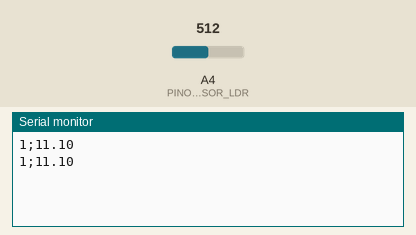
A sketch run on a simulated Arduino Uno, built with avr-gcc and run on an emulated ATmega328P. Parts: the last lines printed to the serial monitor. The inputs (shaded band) are chosen by the test bench; at power-on: A4 (PINO_SENSOR_LDR) = 512.

Above: at 2.8 s.
2.9 s: A4 (PINO_SENSOR_LDR) set to 716
At 5.2 s:
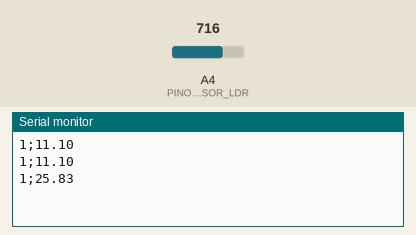
5.6 s: A4 (PINO_SENSOR_LDR) set to 900
At 7.0 s:
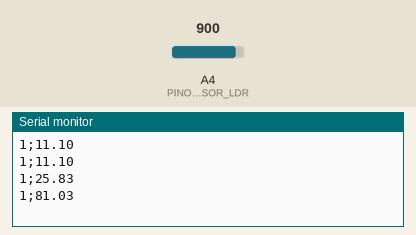
Timing chart, 0 to 8.6 s (numbered marks = the images above; inputs shaded):
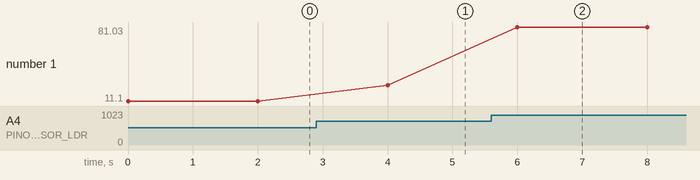

Measured:
- after the input at 2.9 s, the serial monitor: prints a new line after 1.1 s (image 1)
- after the input at 5.6 s, the serial monitor: prints a new line after 0.40 s (image 2)
- plotted number 1: 11.1 → 25.83 after the input at 2.9 s, 25.83 → 81.03 after the input at 5.6 s

The sketch:

ARDUINO_DLI.ino
```cpp
const int PINO_SENSOR_LDR = A4; // Pino analógico conectado
const float RESISTOR_FIXO = 10000.0;
const float FATOR_FONTE = 54.0; // Utilizado para calcular o PPFD
const float LUX_REFERENCIA = 30000.0;
const float RESISTENCIA_REFERENCIA = 4614.29;
const float DLI_ALVO = 30.0;
const float HORAS_SOL = 12.0;
int dia = 0;

void setup() {
	Serial.begin(9600);
}

void loop() {
	dia++;

	// Lê valor do ADC
	int valorLuminosidade = analogRead(PINO_SENSOR_LDR);

	// Calcula a leitura do ADC para Tensão
	float vSaida = valorLuminosidade * (5.0 / 1023.0);

	// Calcula resistencia do LDR
	float rLdr;

	// Evita divisão po 0
	if (vSaida > 0) {
		// Calcula resistencia do LDR
		rLdr = RESISTOR_FIXO * (5.0 - vSaida) / vSaida;
	} else {
		rLdr = 10000000.0; // Se valorLuminosidade = 0, resistência muito alta / nenhuma luz
	}

	// Calibração 4614 rLdr = 30.000 lux
	// Converte resistencia do LDR para lux
	float lux;

	if (rLdr > 0) {
		lux = LUX_REFERENCIA * (RESISTENCIA_REFERENCIA / rLdr);
	} else {
		lux = 0;
	};

	// Converte lux para PPFD
	float ppfd = lux / FATOR_FONTE;

	// Simula 12h de sol diária
	float segundosSol = HORAS_SOL * 3600.0;

	// Calcula DLI do Dia
	float dliDia = (ppfd * segundosSol) / 1000000.0;

	// Calcula quanto falta para atingir o DLI alvo
	float diferencaDLI = DLI_ALVO - dliDia;

	if (diferencaDLI < 0) {
		diferencaDLI *= -1;
	}

	// Exibe o resultado de um dia em forma de relatório
	// Serial.println("------------------------");
	// Serial.print("DIA: ");
	// Serial.println(dia);

	// Serial.print("ADC: ");
	// Serial.println(valorLuminosidade);

	// Serial.print("Tensao de saida: ");
	// Serial.print(vSaida);
	// Serial.println(" V");

	// Serial.print("Resistencia LDR: ");
	// Serial.print(rLdr);
	// Serial.println("ohms");

	// Serial.print("Luminosidade: ");
	// Serial.print(lux);
	// Serial.println(" lux");

	// Serial.print("PPFD: ");
	// Serial.print(ppfd);
	// Serial.println(" umol/m2/s");
	// Serial.println();

	// Serial.print("Tempo simulado: ");
  	// Serial.print(HORAS_SOL);
  	// Serial.println(" horas");

  	// Serial.print("DLI do dia: ");
 	// Serial.print(dliDia, 4);
  	// Serial.println(" mol/m2/dia");

  	// Serial.print("DLI alvo: ");
  	// Serial.print(DLI_ALVO);
  	// Serial.println(" mol/m2/dia");

	// if (dliDia > DLI_ALVO) {
	// 	Serial.print("DLI excedido: ");
	// 	Serial.print(diferencaDLI);
  	// 	Serial.println(" mol/m2/dia");
	// } else {
  	// 	Serial.print("DLI faltante: ");
  	// 	Serial.print(diferencaDLI);
  	// 	Serial.println(" mol/m2/dia");
	// }

	// if (dliDia >= DLI_ALVO) {
    // Serial.println();
    // Serial.println("STATUS: DLI ALVO ATINGIDO!");
 	// } else {
    // Serial.println();
    // Serial.println("STATUS: DLI INSUFICIENTE.");
  	// }

	// Exibi o gráfico de ocilação diária do DLI
  	Serial.print(1);               // Valor digital fixo (valor padrão da API)
	Serial.print(";");             // Separador
	Serial.println(dliDia);        // Valor analógico (DLI) seguido de quebra de linha (\n)
  	//Serial.println(22);

	delay(2000);
}
```
